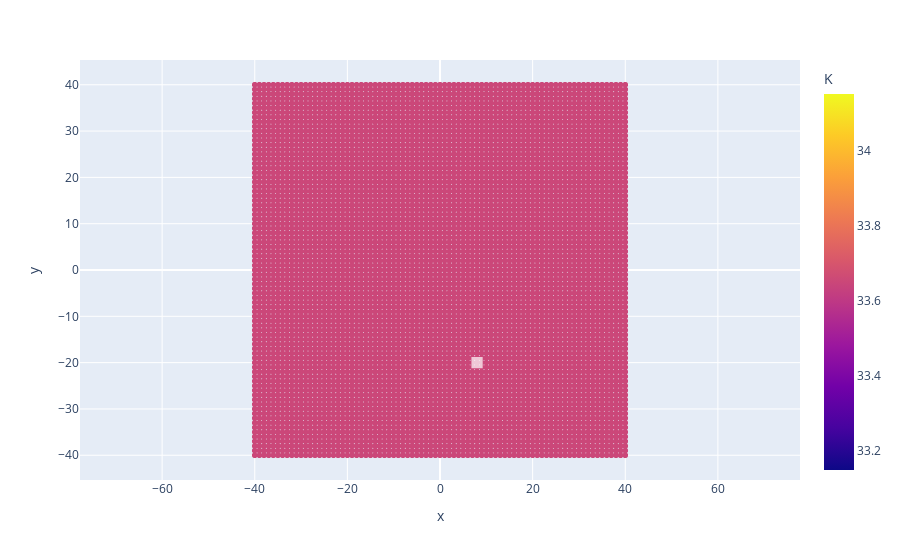

Notebook source saved alongside this figure:
### Code cell
import plotly.express as px
import plotly.graph_objects as go
fig = px.scatter(volcanic_data.data[volcanic_data.data['z'] ==12], x='x', y='y',
              color='K')
fig.add_shape(type="rect",
    x0=xmin, y0=ymin, x1=xmax, y1=ymax,
    line=dict(color="White"),
    fillcolor="White",
    opacity=0.7,
)
fig.update_yaxes(
      scaleanchor="x",
      scaleratio=1,
)

fig.show()

### Figure 1 — Plotly figure (JSON) as saved in the notebook; plotly's stock layout.template omitted (floating-point values rounded to 4 significant figures; data arrays with more than 128 entries replaced by an {"elided": "..."} marker saying what was removed)
{"data": [{"hovertemplate": "x=%{x}<br>y=%{y}<br>K=%{marker.color}<extra></extra>", "legendgroup": "", "marker": {"color": {"elided": "6561 float values"}, "coloraxis": "coloraxis", "symbol": "circle"}, "mode": "markers", "name": "", "showlegend": false, "type": "scattergl", "x": {"elided": "6561 int values"}, "xaxis": "x", "y": {"elided": "6561 int values"}, "yaxis": "y"}], "layout": {"coloraxis": {"colorbar": {"title": {"text": "K"}}, "colorscale": [[0, "#0d0887"], [0.1111, "#46039f"], [0.2222, "#7201a8"], [0.3333, "#9c179e"], [0.4444, "#bd3786"], [0.5556, "#d8576b"], [0.6667, "#ed7953"], [0.7778, "#fb9f3a"], [0.8889, "#fdca26"], [1, "#f0f921"]]}, "legend": {"tracegroupgap": 0}, "margin": {"t": 60}, "shapes": [{"fillcolor": "White", "line": {"color": "White"}, "opacity": 0.7, "type": "rect", "x0": 7, "x1": 9, "y0": -21, "y1": -19}], "xaxis": {"anchor": "y", "domain": [0, 1], "title": {"text": "x"}}, "yaxis": {"anchor": "x", "domain": [0, 1], "scaleanchor": "x", "scaleratio": 1, "title": {"text": "y"}}}}
